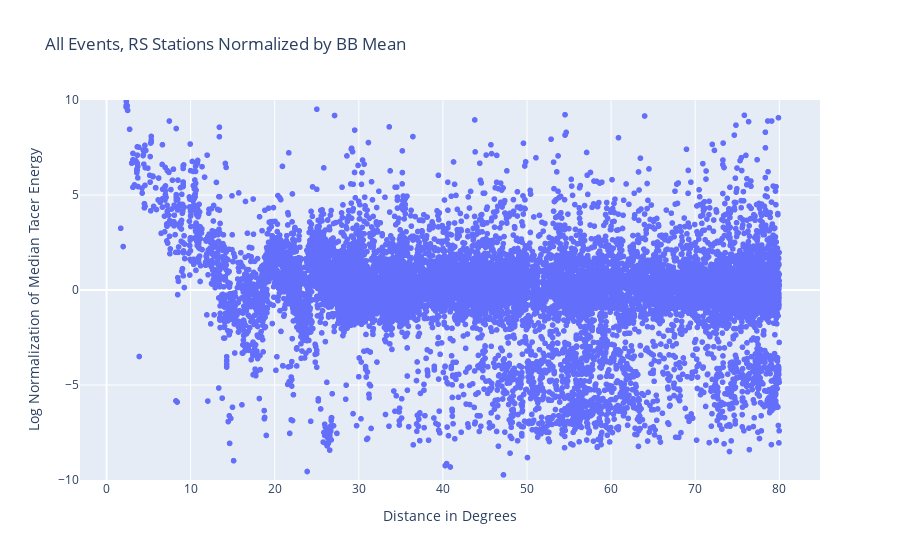

Notebook source saved alongside this figure:
### Code cell
distance = df1['Station Distance'].tolist()
normalization = df1['Normalization'].tolist()



fig1 = px.scatter(x=distance, y=normalization, title='All Events, RS Stations Normalized by BB Mean', labels={"x":"Distance in Degrees", "y":"Log Normalization of Median Tacer Energy"})
fig1.update_yaxes(range = [-10,10])
fig1

### Figure 1 — Plotly figure (JSON) as saved in the notebook; plotly's stock layout.template omitted (floating-point values rounded to 4 significant figures; data arrays with more than 128 entries replaced by an {"elided": "..."} marker saying what was removed)
{"data": [{"hovertemplate": "Distance in Degrees=%{x}<br>Log Normalization of Median Tacer Energy=%{y}<extra></extra>", "legendgroup": "", "marker": {"color": "#636efa", "symbol": "circle"}, "mode": "markers", "name": "", "showlegend": false, "type": "scattergl", "x": {"elided": "13115 float values"}, "xaxis": "x", "y": {"elided": "13115 float values"}, "yaxis": "y"}], "layout": {"legend": {"tracegroupgap": 0}, "title": {"text": "All Events, RS Stations Normalized by BB Mean"}, "xaxis": {"anchor": "y", "domain": [0, 1], "title": {"text": "Distance in Degrees"}}, "yaxis": {"anchor": "x", "domain": [0, 1], "range": [-10, 10], "title": {"text": "Log Normalization of Median Tacer Energy"}}}}
